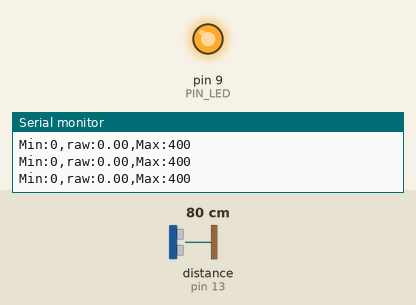
This sketch was run on a simulated Arduino Uno, built with avr-gcc and run on an emulated ATmega328P. Parts: output pins drawn as LEDs (lit = HIGH), the last lines printed to the serial monitor. Wiring (inferred from the names in the program): ultrasonic range finder: trigger pin 12; echo pin 13. Inputs (shaded band) come from the test bench; at power-on: distance to the obstacle (sensor on pin 13) 80 cm. The echo pulse lasts 58.3 µs per cm; pins used as bus, display or sensor lines are not drawn.

Above: at 1.2 s.
1.3 s: distance to the obstacle (sensor on pin 13) set to 18 cm
At 1.54 s:
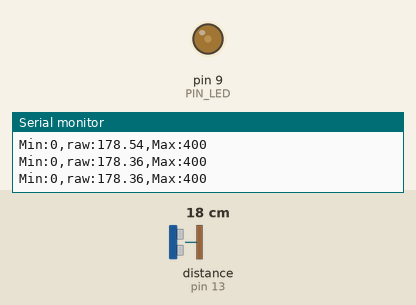
4.3 s: distance to the obstacle (sensor on pin 13) set to 2 cm
Timing chart, 0 to 7.3 s (numbered marks = the images above; inputs shaded):
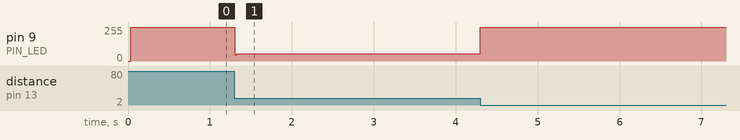

Measured:
- after the input at 1.3 s, pin 9 (PIN_LED): 255/255 → 46/255 at once, then repeats every 0.15 s: 54/255 0.03 s, 55/255 0.12 s

The sketch:

08_example_2.ino
```cpp
// Arduino pin assignment
#define PIN_LED 9
#define PIN_TRIG 12
#define PIN_ECHO 13

// configurable parameters
#define SND_VEL 346.0 // sound velocity at 24 celsius degree (unit: m/s)
#define INTERVAL 25 // sampling interval (unit: ms)
#define _DIST_MIN 100 // minimum distance to be measured (unit: mm)
#define _DIST_MAX 300 // maximum distance to be measured (unit: mm)

// global variables
float timeout; // unit: us
float dist_min, dist_max, dist_raw; // unit: mm
unsigned long last_sampling_time; // unit: ms
float scale; // used for pulse duration to distance conversion

void setup() {
// initialize GPIO pins
  pinMode(PIN_LED,OUTPUT);
  pinMode(PIN_TRIG,OUTPUT);
  digitalWrite(PIN_TRIG, LOW);
  pinMode(PIN_ECHO,INPUT);

// initialize USS related variables
  dist_min = _DIST_MIN;
  dist_max = _DIST_MAX;
  timeout = (INTERVAL / 2) * 1000.0; // precalculate pulseIn() timeout value. (unit: us)
  dist_raw = 0.0; // raw distance output from USS (unit: mm)
  scale = 0.001 * 0.5 * SND_VEL;

// initialize serial port
  Serial.begin(57600);

// initialize last sampling time
  last_sampling_time = 0;
}

void loop() {
// wait until next sampling time.
// millis() returns the number of milliseconds since the program started. Will overflow after 50 days.
  if(millis() < last_sampling_time + INTERVAL) return;

// get a distance reading from the USS
  dist_raw = USS_measure(PIN_TRIG,PIN_ECHO);

// output the read value to the serial port
  Serial.print("Min:0,");
  Serial.print("raw:");
  Serial.print(dist_raw);
  Serial.print(",");
  Serial.println("Max:400");

// turn on the LED if the distance is between dist_min and dist_max
  if(dist_raw < dist_min || dist_raw > dist_max) {
    analogWrite(PIN_LED, 255);
}
  else if(dist_raw <= 200){
    analogWrite(PIN_LED, -2.55*dist_raw + 510);
  }
  else if(dist_raw <= 300){
    analogWrite(PIN_LED, 2.55*dist_raw - 510);
  }

// update last sampling time
  last_sampling_time += INTERVAL;
}

// get a distance reading from USS. return value is in millimeter.
float USS_measure(int TRIG, int ECHO)
{
  float reading;
  float reading2;
  digitalWrite(TRIG, HIGH);
  delayMicroseconds(10);
  digitalWrite(TRIG, LOW);
  reading = pulseIn(ECHO, HIGH, timeout) * scale; // unit: mm
  if(reading >= 100 && reading <= 300 && reading != 0){
    reading2 = reading;
    }
  if(reading < dist_min || reading > dist_max) reading = 0.0; // return 0 when out of range.
  if (reading == 0){
    reading = reading2;
    }
  return reading;
  // Pulse duration to distance conversion example (target distance = 17.3m)
  // - round trip distance: 34.6m
  // - expected pulse duration: 0.1 sec, or 100,000us
  // - pulseIn(ECHO, HIGH, timeout) * 0.001 * 0.5 * SND_VEL
  //           = 100,000 micro*sec * 0.001 milli/micro * 0.5 * 346 meter/sec
  //           = 100,000 * 0.001 * 0.5 * 346 * micro * sec * milli * meter
  //                                           ----------------------------
  //                                           micro * sec
  //           = 100 * 173 milli*meter = 17,300 mm = 17.3m
  // pulseIn() returns microseconds.
}
```
